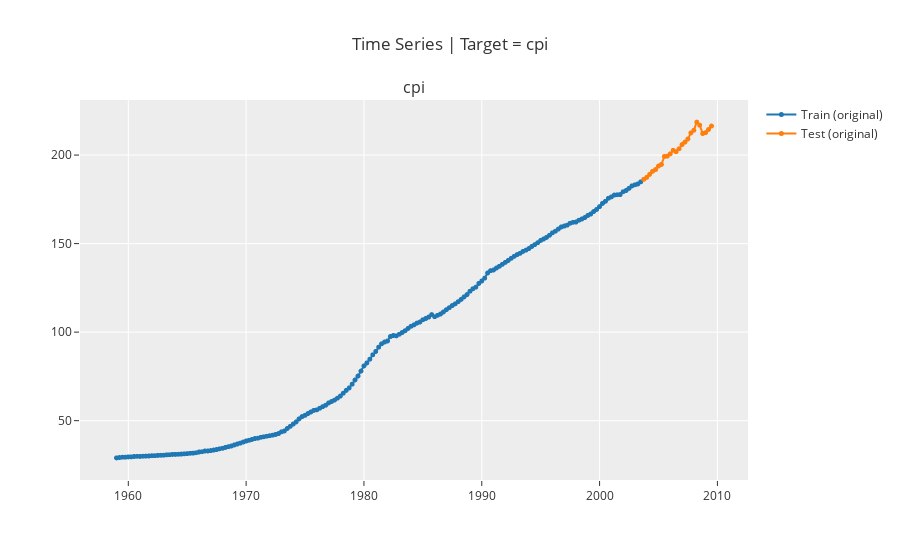

Notebook cell for this chart:
### Markdown cell above
1. In sample observations: 179
2. Hold out observations: 24

### Code cell
exp.plot_model(plot='train_test_split')

### Figure 1 — Plotly figure (JSON) as saved in the notebook; plotly's stock layout.template omitted (floating-point values rounded to 4 significant figures; data arrays with more than 128 entries replaced by an {"elided": "..."} marker saying what was removed)
{"data": [{"line": {"color": "rgb(31, 119, 180)", "width": 2}, "marker": {"color": "rgb(31, 119, 180)", "size": 5}, "mode": "lines+markers", "name": "Train (original)", "type": "scattergl", "x": {"elided": "203 str values"}, "xaxis": "x", "y": {"elided": "203 float values"}, "yaxis": "y"}, {"line": {"color": "rgb(255, 127, 14)", "width": 2}, "marker": {"color": "rgb(255, 127, 14)", "size": 5}, "mode": "lines+markers", "name": "Test (original)", "type": "scattergl", "x": {"elided": "203 str values"}, "xaxis": "x", "y": {"elided": "203 float values"}, "yaxis": "y"}], "layout": {"annotations": [{"font": {"size": 16}, "showarrow": false, "text": "cpi", "x": 0.5, "xanchor": "center", "xref": "paper", "y": 1, "yanchor": "bottom", "yref": "paper"}], "showlegend": true, "title": {"text": "Time Series | Target = cpi"}, "xaxis": {"anchor": "y", "domain": [0, 1]}, "yaxis": {"anchor": "x", "domain": [0, 1]}}}
